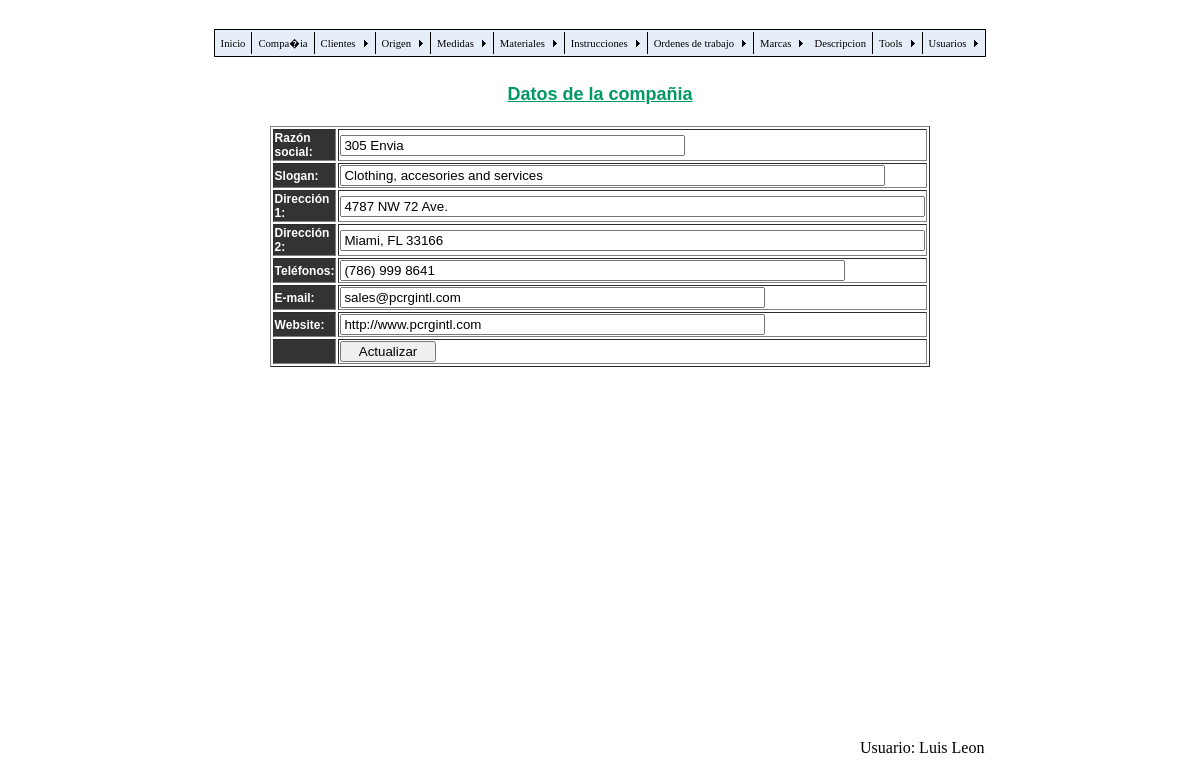
Page /compania.php (signed in) on the committed database.
### tables this page shows
CREATE TABLE `tbl_company` (
  `id` tinyint(2) NOT NULL,
  `razon` varchar(25) NOT NULL,
  `slogan` varchar(50) NOT NULL,
  `ad1` varchar(60) NOT NULL,
  `ad2` varchar(60) NOT NULL,
  `phonos` varchar(60) NOT NULL,
  `email` varchar(40) NOT NULL,
  `web` varchar(40) NOT NULL,
  `active` tinyint(1) NOT NULL default '0'
);

CREATE TABLE `tbl_users` (
  `user_id` tinyint(2) NOT NULL auto_increment,
  `user_names` varchar(20) NOT NULL,
  `user_username` varchar(15) NOT NULL,
  `user_password` varchar(15) NOT NULL,
  PRIMARY KEY  (`user_id`)
);

### compania.php (the view, shortened to what this page needs)
<?php require_once('Connections/labels_con.php'); ?>
<?php
if (!function_exists("GetSQLValueString")) {
function GetSQLValueString($theValue, $theType, $theDefinedValue = "", $theNotDefinedValue = "")
{
  $theValue = function_exists("mysql_real_escape_string") ? mysql_real_escape_string($theValue) : mysql_escape_string($theValue);
  switch ($theType) {
    case "text":
      $theValue = ($theValue != "") ? "'" . $theValue . "'" : "NULL";
      break;
  }
  return $theValue;
}
}
$editFormAction = $_SERVER['PHP_SELF'];
if (isset($_SERVER['QUERY_STRING'])) {
  $editFormAction .= "?" . htmlentities($_SERVER['QUERY_STRING']);
}
$colname_Recordset1 = "-1";
if (isset($_SESSION['MM_Username'])) {
  $colname_Recordset1 = $_SESSION['MM_Username'];
}
$query_Recordset1 = sprintf("SELECT user_id, user_names FROM tbl_users WHERE user_username = %s", GetSQLValueString($colname_Recordset1, "text"));
$Recordset1 = mysql_query($query_Recordset1, $labels_con) or die(mysql_error());
$row_Recordset1 = mysql_fetch_assoc($Recordset1);
$query_compania = "SELECT * FROM tbl_company";
$compania = mysql_query($query_compania, $labels_con) or die(mysql_error());
$row_compania = mysql_fetch_assoc($compania);
?>
<!DOCTYPE html PUBLIC "-//W3C//DTD XHTML 1.0 Transitional//EN" "http://www.w3.org/TR/xhtml1/DTD/xhtml1-transitional.dtd">
<html xmlns="http://www.w3.org/1999/xhtml">
<head>
<link href="css/labels.css" rel="stylesheet" type="text/css" />
</head>
<body>
<br />
<table width="651" border="0" align="center">
  <tr>
    <td width="610" align="center"><script type="text/javascript" src="labels_menu.js"></script></td>
  </tr>
</table>
<table width="980" border="0" align="center">
  <tr>
    <td width="814" height="652" valign="top"><br />
      <table width="537" border="0" align="center">
        <tr>
          <td width="531" align="center" class="Titulo">Datos de la compañia</td>
        </tr>
      </table>
      <br />
      <form id="form1" name="form1" method="POST" action="<?php echo $editFormAction; ?>">
        <table width="654" border="1" align="center">
          <tr>
            <td width="154" bgcolor="#333333" class="cabecera">Razón social:
            <input name="hiddenField" type="hidden" id="hiddenField" value="<?php echo $row_compania['id']; ?>" /></td>
            <td width="484"><label>
              <input name="txt_razon" type="text" id="txt_razon" value="<?php echo $row_compania['razon']; ?>" size="40" maxlength="25" />
            </label></td>
          </tr>
          <tr>
            <td bgcolor="#333333" class="cabecera">Slogan:</td>
            <td><label>
              <input name="txt_slogan" type="text" id="txt_slogan" value="<?php echo $row_compania['slogan']; ?>" size="65" maxlength="50" />
            </label></td>
          </tr>
          <tr>
            <td bgcolor="#333333" class="cabecera">Dirección 1:</td>
            <td><label>
              <input name="txt_ad1" type="text" id="txt_ad1" value="<?php echo $row_compania['ad1']; ?>" size="70" maxlength="60" />
            </label></td>
          </tr>
          <tr>
            <td bgcolor="#333333" class="cabecera">Dirección 2:</td>
            <td><label>
              <input name="txt_ad2" type="text" id="txt_ad2" value="<?php echo $row_compania['ad2']; ?>" size="70" maxlength="60" />
            </label></td>
          </tr>
          <tr>
            <td bgcolor="#333333" class="cabecera">Teléfonos:</td>
            <td><label>
              <input name="txt_phonos" type="text" id="txt_phonos" value="<?php echo $row_compania['phonos']; ?>" size="60" maxlength="60" />
            </label></td>
          </tr>
          <tr>
            <td bgcolor="#333333" class="cabecera">E-mail:</td>
            <td><label>
              <input name="txt_email" type="text" id="txt_email" value="<?php echo $row_compania['email']; ?>" size="50" maxlength="40" />
            </label></td>
          </tr>
          <tr>
            <td bgcolor="#333333" class="cabecera">Website:</td>
            <td><input name="txt_web" type="text" id="txt_web" value="<?php echo $row_compania['web']; ?>" size="50" maxlength="40" /></td>
          </tr>
          <tr>
            <td bgcolor="#333333" class="cabecera">&nbsp;</td>
            <td><label>
              <input type="submit" name="button" id="button" value="   Actualizar   " />
            </label></td>
          </tr>
        </table>
      </form>
      <br />
      <br />
    </td>
  </tr>
</table>
<br />
<table width="335" border="0" align="right">
  <tr>
    <td width="329">Usuario: <?php echo $row_Recordset1['user_names']; ?></td>
  </tr>
</table>
</body>

### css/labels.css (style rules this page uses)
.Titulo { font-family: Verdana, Geneva, sans-serif; font-size: large; font-weight: bold; color: #096; text-decoration: underline; }
.cabecera { font-family: Verdana, Geneva, sans-serif; font-size: 12px; font-weight: bold; color: #FFF; }

### rows in the picture
tbl_company: txt_razon "305 Envia", txt_slogan "Clothing, accesories and services", txt_ad1 "4787 NW 72 Ave.", txt_ad2 "Miami, FL 33166", txt_phonos "(786) 999 8641", txt_email "sales@pcrgintl.com", txt_web "http://www.pcrgintl.com"
tbl_users: user_names "Luis Leon"
